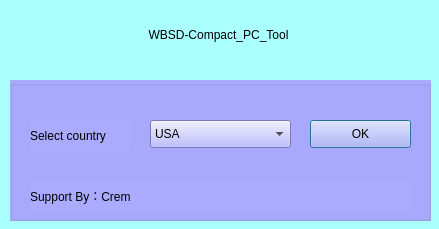
<?xml version="1.0" encoding="UTF-8"?>
<ui version="4.0">
 <class>frmLogin</class>
 <widget class="QDialog" name="frmLogin">
  <property name="geometry">
   <rect>
    <x>0</x>
    <y>0</y>
    <width>439</width>
    <height>229</height>
   </rect>
  </property>
  <property name="windowTitle">
   <string>Country Select</string>
  </property>
  <property name="windowIcon">
   <iconset resource="tutpics.qrc">
    <normaloff>:/mainpics/5.png</normaloff>:/mainpics/5.png</iconset>
  </property>
  <property name="styleSheet">
   <string notr="true">font: 12pt &quot;宋体&quot;;
background-color: rgb(170, 255, 255);
</string>
  </property>
  <widget class="QGroupBox" name="groupBox">
   <property name="geometry">
    <rect>
     <x>10</x>
     <y>80</y>
     <width>421</width>
     <height>141</height>
    </rect>
   </property>
   <property name="styleSheet">
    <string notr="true">background-color: rgb(170, 170, 255);</string>
   </property>
   <property name="title">
    <string/>
   </property>
   <widget class="QComboBox" name="txtUserName">
    <property name="geometry">
     <rect>
      <x>140</x>
      <y>40</y>
      <width>141</width>
      <height>28</height>
     </rect>
    </property>
    <item>
     <property name="text">
      <string>USA</string>
     </property>
    </item>
    <item>
     <property name="text">
      <string>Other</string>
     </property>
    </item>
   </widget>
   <widget class="QLabel" name="labUserName">
    <property name="geometry">
     <rect>
      <x>20</x>
      <y>40</y>
      <width>101</width>
      <height>31</height>
     </rect>
    </property>
    <property name="text">
     <string>Select country</string>
    </property>
   </widget>
   <widget class="QPushButton" name="btnLogin">
    <property name="geometry">
     <rect>
      <x>300</x>
      <y>40</y>
      <width>101</width>
      <height>28</height>
     </rect>
    </property>
    <property name="cursor">
     <cursorShape>PointingHandCursor</cursorShape>
    </property>
    <property name="text">
     <string>OK</string>
    </property>
    <property name="icon">
     <iconset>
      <normaloff>:/image/update.png</normaloff>:/image/update.png</iconset>
    </property>
    <property name="iconSize">
     <size>
      <width>20</width>
      <height>20</height>
     </size>
    </property>
   </widget>
   <widget class="QLabel" name="labCompany">
    <property name="geometry">
     <rect>
      <x>20</x>
      <y>100</y>
      <width>381</width>
      <height>31</height>
     </rect>
    </property>
    <property name="text">
     <string>Support By：Crem</string>
    </property>
   </widget>
  </widget>
  <widget class="QLabel" name="labTitle">
   <property name="geometry">
    <rect>
     <x>3</x>
     <y>0</y>
     <width>431</width>
     <height>70</height>
    </rect>
   </property>
   <property name="text">
    <string>WBSD-Compact_PC_Tool</string>
   </property>
   <property name="alignment">
    <set>Qt::AlignCenter</set>
   </property>
  </widget>
  <widget class="QGroupBox" name="gboxSoftKey">
   <property name="geometry">
    <rect>
     <x>30</x>
     <y>230</y>
     <width>261</width>
     <height>61</height>
    </rect>
   </property>
   <property name="autoFillBackground">
    <bool>false</bool>
   </property>
   <property name="styleSheet">
    <string notr="true">QWidget {
	font: 12pt &quot;宋体&quot;;
}
QPushButton {
    border: 1px solid #333333;    
}
QPushButton:pressed {
    background-color: #111111;
    border-color: #333333;
    color: yellow;
}</string>
   </property>
   <property name="title">
    <string/>
   </property>
   <widget class="QPushButton" name="btn0">
    <property name="geometry">
     <rect>
      <x>180</x>
      <y>20</y>
      <width>21</width>
      <height>21</height>
     </rect>
    </property>
    <property name="cursor">
     <cursorShape>PointingHandCursor</cursorShape>
    </property>
    <property name="text">
     <string>0</string>
    </property>
   </widget>
   <widget class="QPushButton" name="btn7">
    <property name="geometry">
     <rect>
      <x>200</x>
      <y>40</y>
      <width>21</width>
      <height>21</height>
     </rect>
    </property>
    <property name="cursor">
     <cursorShape>PointingHandCursor</cursorShape>
    </property>
    <property name="text">
     <string>7</string>
    </property>
   </widget>
   <widget class="QPushButton" name="btn6">
    <property name="geometry">
     <rect>
      <x>180</x>
      <y>40</y>
      <width>21</width>
      <height>21</height>
     </rect>
    </property>
    <property name="cursor">
     <cursorShape>PointingHandCursor</cursorShape>
    </property>
    <property name="text">
     <string>6</string>
    </property>
   </widget>
   <widget class="QPushButton" name="btnJ">
    <property name="geometry">
     <rect>
      <x>120</x>
      <y>20</y>
      <width>21</width>
      <height>21</height>
     </rect>
    </property>
    <property name="cursor">
     <cursorShape>PointingHandCursor</cursorShape>
    </property>
    <property name="text">
     <string>J</string>
    </property>
   </widget>
   <widget class="QPushButton" name="btnY">
    <property name="geometry">
     <rect>
      <x>100</x>
      <y>0</y>
      <width>21</width>
      <height>21</height>
     </rect>
    </property>
    <property name="cursor">
     <cursorShape>PointingHandCursor</cursorShape>
    </property>
    <property name="text">
     <string>Y</string>
    </property>
   </widget>
   <widget class="QPushButton" name="btnK">
    <property name="geometry">
     <rect>
      <x>140</x>
      <y>20</y>
      <width>21</width>
      <height>21</height>
     </rect>
    </property>
    <property name="cursor">
     <cursorShape>PointingHandCursor</cursorShape>
    </property>
    <property name="text">
     <string>K</string>
    </property>
   </widget>
   <widget class="QPushButton" name="btnG">
    <property name="geometry">
     <rect>
      <x>80</x>
      <y>20</y>
      <width>21</width>
      <height>21</height>
     </rect>
    </property>
    <property name="cursor">
     <cursorShape>PointingHandCursor</cursorShape>
    </property>
    <property name="text">
     <string>G</string>
    </property>
   </widget>
   <widget class="QPushButton" name="btn3">
    <property name="geometry">
     <rect>
      <x>240</x>
      <y>20</y>
      <width>21</width>
      <height>21</height>
     </rect>
    </property>
    <property name="cursor">
     <cursorShape>PointingHandCursor</cursorShape>
    </property>
    <property name="text">
     <string>3</string>
    </property>
   </widget>
   <widget class="QPushButton" name="btn2">
    <property name="geometry">
     <rect>
      <x>220</x>
      <y>20</y>
      <width>21</width>
      <height>21</height>
     </rect>
    </property>
    <property name="cursor">
     <cursorShape>PointingHandCursor</cursorShape>
    </property>
    <property name="text">
     <string>2</string>
    </property>
   </widget>
   <widget class="QPushButton" name="btnQ">
    <property name="geometry">
     <rect>
      <x>0</x>
      <y>0</y>
      <width>21</width>
      <height>21</height>
     </rect>
    </property>
    <property name="cursor">
     <cursorShape>PointingHandCursor</cursorShape>
    </property>
    <property name="text">
     <string>Q</string>
    </property>
   </widget>
   <widget class="QPushButton" name="btnA">
    <property name="geometry">
     <rect>
      <x>0</x>
      <y>20</y>
      <width>21</width>
      <height>21</height>
     </rect>
    </property>
    <property name="cursor">
     <cursorShape>PointingHandCursor</cursorShape>
    </property>
    <property name="text">
     <string>A</string>
    </property>
   </widget>
   <widget class="QPushButton" name="btnZ">
    <property name="geometry">
     <rect>
      <x>0</x>
      <y>40</y>
      <width>21</width>
      <height>21</height>
     </rect>
    </property>
    <property name="cursor">
     <cursorShape>PointingHandCursor</cursorShape>
    </property>
    <property name="text">
     <string>Z</string>
    </property>
   </widget>
   <widget class="QPushButton" name="btnP">
    <property name="geometry">
     <rect>
      <x>180</x>
      <y>0</y>
      <width>21</width>
      <height>21</height>
     </rect>
    </property>
    <property name="cursor">
     <cursorShape>PointingHandCursor</cursorShape>
    </property>
    <property name="text">
     <string>P</string>
    </property>
   </widget>
   <widget class="QPushButton" name="btn4">
    <property name="geometry">
     <rect>
      <x>140</x>
      <y>40</y>
      <width>21</width>
      <height>21</height>
     </rect>
    </property>
    <property name="cursor">
     <cursorShape>PointingHandCursor</cursorShape>
    </property>
    <property name="text">
     <string>4</string>
    </property>
   </widget>
   <widget class="QPushButton" name="btnF">
    <property name="geometry">
     <rect>
      <x>60</x>
      <y>20</y>
      <width>21</width>
      <height>21</height>
     </rect>
    </property>
    <property name="cursor">
     <cursorShape>PointingHandCursor</cursorShape>
    </property>
    <property name="text">
     <string>F</string>
    </property>
   </widget>
   <widget class="QPushButton" name="btnC">
    <property name="geometry">
     <rect>
      <x>40</x>
      <y>40</y>
      <width>21</width>
      <height>21</height>
     </rect>
    </property>
    <property name="cursor">
     <cursorShape>PointingHandCursor</cursorShape>
    </property>
    <property name="text">
     <string>C</string>
    </property>
   </widget>
   <widget class="QPushButton" name="btn9">
    <property name="geometry">
     <rect>
      <x>240</x>
      <y>40</y>
      <width>21</width>
      <height>21</height>
     </rect>
    </property>
    <property name="cursor">
     <cursorShape>PointingHandCursor</cursorShape>
    </property>
    <property name="text">
     <string>9</string>
    </property>
   </widget>
   <widget class="QPushButton" name="btnO">
    <property name="geometry">
     <rect>
      <x>160</x>
      <y>0</y>
      <width>21</width>
      <height>21</height>
     </rect>
    </property>
    <property name="cursor">
     <cursorShape>PointingHandCursor</cursorShape>
    </property>
    <property name="text">
     <string>O</string>
    </property>
   </widget>
   <widget class="QPushButton" name="btn1">
    <property name="geometry">
     <rect>
      <x>200</x>
      <y>20</y>
      <width>21</width>
      <height>21</height>
     </rect>
    </property>
    <property name="cursor">
     <cursorShape>PointingHandCursor</cursorShape>
    </property>
    <property name="text">
     <string>1</string>
    </property>
   </widget>
   <widget class="QPushButton" name="btnR">
    <property name="geometry">
     <rect>
      <x>60</x>
      <y>0</y>
      <width>21</width>
      <height>21</height>
     </rect>
    </property>
    <property name="cursor">
     <cursorShape>PointingHandCursor</cursorShape>
    </property>
    <property name="text">
     <string>R</string>
    </property>
   </widget>
   <widget class="QPushButton" name="btnN">
    <property name="geometry">
     <rect>
      <x>100</x>
      <y>40</y>
      <width>21</width>
      <height>21</height>
     </rect>
    </property>
    <property name="cursor">
     <cursorShape>PointingHandCursor</cursorShape>
    </property>
    <property name="text">
     <string>N</string>
    </property>
   </widget>
   <widget class="QPushButton" name="btn8">
    <property name="geometry">
     <rect>
      <x>220</x>
      <y>40</y>
      <width>21</width>
      <height>21</height>
     </rect>
    </property>
    <property name="cursor">
     <cursorShape>PointingHandCursor</cursorShape>
    </property>
    <property name="text">
     <string>8</string>
    </property>
   </widget>
   <widget class="QPushButton" name="btnH">
    <property name="geometry">
     <rect>
      <x>100</x>
      <y>20</y>
      <width>21</width>
      <height>21</height>
     </rect>
    </property>
    <property name="cursor">
     <cursorShape>PointingHandCursor</cursorShape>
    </property>
    <property name="text">
     <string>H</string>
    </property>
   </widget>
   <widget class="QPushButton" name="btnU">
    <property name="geometry">
     <rect>
      <x>120</x>
      <y>0</y>
      <width>21</width>
      <height>21</height>
     </rect>
    </property>
    <property name="cursor">
     <cursorShape>PointingHandCursor</cursorShape>
    </property>
    <property name="text">
     <string>U</string>
    </property>
   </widget>
   <widget class="QPushButton" name="btnV">
    <property name="geometry">
     <rect>
      <x>60</x>
      <y>40</y>
      <width>21</width>
      <height>21</height>
     </rect>
    </property>
    <property name="cursor">
     <cursorShape>PointingHandCursor</cursorShape>
    </property>
    <property name="text">
     <string>V</string>
    </property>
   </widget>
   <widget class="QPushButton" name="btnX">
    <property name="geometry">
     <rect>
      <x>20</x>
      <y>40</y>
      <width>21</width>
      <height>21</height>
     </rect>
    </property>
    <property name="cursor">
     <cursorShape>PointingHandCursor</cursorShape>
    </property>
    <property name="text">
     <string>X</string>
    </property>
   </widget>
   <widget class="QPushButton" name="btnE">
    <property name="geometry">
     <rect>
      <x>40</x>
      <y>0</y>
      <width>21</width>
      <height>21</height>
     </rect>
    </property>
    <property name="cursor">
     <cursorShape>PointingHandCursor</cursorShape>
    </property>
    <property name="text">
     <string>E</string>
    </property>
   </widget>
   <widget class="QPushButton" name="btnI">
    <property name="geometry">
     <rect>
      <x>140</x>
      <y>0</y>
      <width>21</width>
      <height>21</height>
     </rect>
    </property>
    <property name="cursor">
     <cursorShape>PointingHandCursor</cursorShape>
    </property>
    <property name="text">
     <string>I</string>
    </property>
   </widget>
   <widget class="QPushButton" name="btnS">
    <property name="geometry">
     <rect>
      <x>20</x>
      <y>20</y>
      <width>21</width>
      <height>21</height>
     </rect>
    </property>
    <property name="cursor">
     <cursorShape>PointingHandCursor</cursorShape>
    </property>
    <property name="text">
     <string>S</string>
    </property>
   </widget>
   <widget class="QPushButton" name="btnW">
    <property name="geometry">
     <rect>
      <x>20</x>
      <y>0</y>
      <width>21</width>
      <height>21</height>
     </rect>
    </property>
    <property name="cursor">
     <cursorShape>PointingHandCursor</cursorShape>
    </property>
    <property name="text">
     <string>W</string>
    </property>
   </widget>
   <widget class="QPushButton" name="btnL">
    <property name="geometry">
     <rect>
      <x>160</x>
      <y>20</y>
      <width>21</width>
      <height>21</height>
     </rect>
    </property>
    <property name="cursor">
     <cursorShape>PointingHandCursor</cursorShape>
    </property>
    <property name="text">
     <string>L</string>
    </property>
   </widget>
   <widget class="QPushButton" name="btnT">
    <property name="geometry">
     <rect>
      <x>80</x>
      <y>0</y>
      <width>21</width>
      <height>21</height>
     </rect>
    </property>
    <property name="cursor">
     <cursorShape>PointingHandCursor</cursorShape>
    </property>
    <property name="text">
     <string>T</string>
    </property>
   </widget>
   <widget class="QPushButton" name="btnB">
    <property name="geometry">
     <rect>
      <x>80</x>
      <y>40</y>
      <width>21</width>
      <height>21</height>
     </rect>
    </property>
    <property name="cursor">
     <cursorShape>PointingHandCursor</cursorShape>
    </property>
    <property name="text">
     <string>B</string>
    </property>
   </widget>
   <widget class="QPushButton" name="btnD">
    <property name="geometry">
     <rect>
      <x>40</x>
      <y>20</y>
      <width>21</width>
      <height>21</height>
     </rect>
    </property>
    <property name="cursor">
     <cursorShape>PointingHandCursor</cursorShape>
    </property>
    <property name="text">
     <string>D</string>
    </property>
   </widget>
   <widget class="QPushButton" name="btnM">
    <property name="geometry">
     <rect>
      <x>120</x>
      <y>40</y>
      <width>21</width>
      <height>21</height>
     </rect>
    </property>
    <property name="cursor">
     <cursorShape>PointingHandCursor</cursorShape>
    </property>
    <property name="text">
     <string>M</string>
    </property>
   </widget>
   <widget class="QPushButton" name="btn5">
    <property name="geometry">
     <rect>
      <x>160</x>
      <y>40</y>
      <width>21</width>
      <height>21</height>
     </rect>
    </property>
    <property name="cursor">
     <cursorShape>PointingHandCursor</cursorShape>
    </property>
    <property name="text">
     <string>5</string>
    </property>
   </widget>
   <widget class="QPushButton" name="btnDelete">
    <property name="geometry">
     <rect>
      <x>200</x>
      <y>0</y>
      <width>61</width>
      <height>21</height>
     </rect>
    </property>
    <property name="cursor">
     <cursorShape>PointingHandCursor</cursorShape>
    </property>
    <property name="text">
     <string>←</string>
    </property>
   </widget>
  </widget>
 </widget>
 <tabstops>
  <tabstop>txtUserName</tabstop>
  <tabstop>btnLogin</tabstop>
 </tabstops>
 <resources>
  <include location="tutpics.qrc"/>
 </resources>
 <connections/>
</ui>
